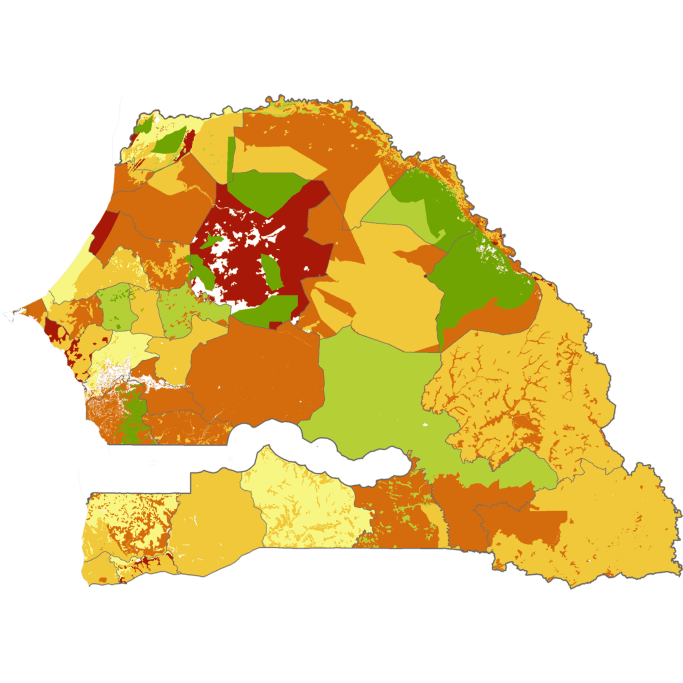
%> input picture mapsdigitized/maps/land_degredation.png, 2048 x 2048 px (shown at 1/3 size)
$ octave --eval "mapReader4;"   (GNU Octave 9; MATLAB toolbox functions it lacks are replaced by stand-ins)
%> lines starting %> are read from the running program, lines starting %| are printed output that depends on the picture
function mapReader4


%Init
clc
im = imread('maps/land_degredation.png');
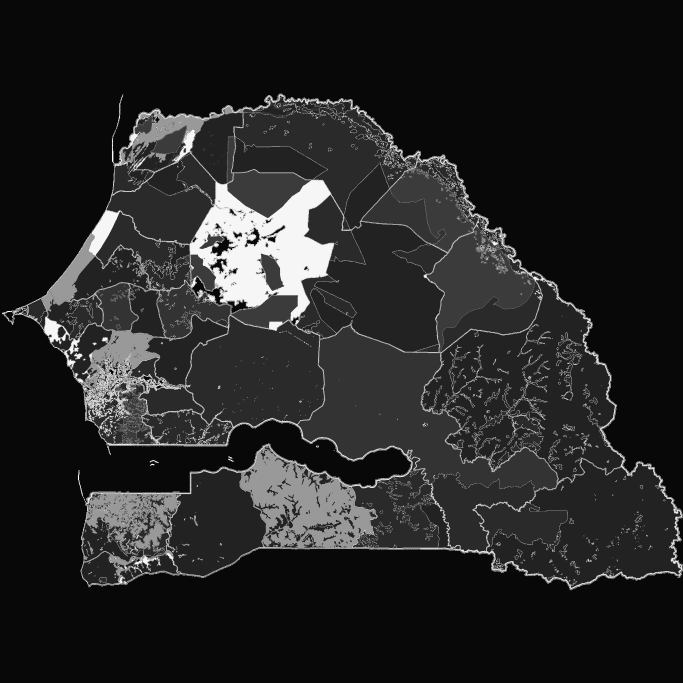
%> im: size 2048x2048 uint8 (shown at 1/3 size); min 0, max 30, mean 4.4; drawn with min black and max white
load('meta/districts.mat');


%Positions
xpos = linspace(-17.52999,-11.348894,2048);
ypos = linspace(12.307808,16.691532,2048);
ypos = flipdim(ypos,2);


%Meshgrid
[Xm,Ym] = meshgrid(1:2048,1:2048);
Xm = reshape(Xm,numel(Xm),1);
Ym = reshape(Ym,numel(Ym),1);


%Loop through districts
imagesc(im);
hold on;
colormap gray;
V = []
X = zeros(2048,2048);
for i=1:123

  %Get data
  loc = outlines(i).X;
  orig = loc;

  %Center and shrink
  meanval = mean(loc);
  loc(:,1) = loc(:,1) - meanval(1);
  loc(:,2) = loc(:,2) - meanval(2);
  loc = loc * 0.5;
  loc(:,1) = loc(:,1) + meanval(1);
  loc(:,2) = loc(:,2) + meanval(2);

  %Correct
  ind = loc2ind(loc);
  ind(:,2) = 1765 - ind(:,2);


  %Get values
  indexes = sub2ind(size(im),ind(:,2),ind(:,1));
  mval = mode(im(indexes));


  %Correct
  ind = loc2ind(orig);
  ind(:,2) = 1765 - ind(:,2);

  if (mval == 1)
    plot(ind(:,1),ind(:,2),'r');
  end
  if (mval == 2)
    plot(ind(:,1),ind(:,2),'b');
  end
  if (mval == 3)
    plot(ind(:,1),ind(:,2),'g');
  end
  if (mval == 4)
    plot(ind(:,1),ind(:,2),'c');
  end
  if (mval == 5)
    plot(ind(:,1),ind(:,2),'m');
  end
  V = [V ; i mval];
end
%> this loop made 123 passes
%> mval on passes 7 to 18: 1, 27, 30, 5, 18, 4, 4, 5, 18, 18, 4, 4
%> (mval, V) on passes 1 to 6: (1, [1 1]), (30, [1 1; 2 30]), (1, [1 1; 2 30; 3 1]), (3, [1 1; 2 30; 3 1; 4 3]), (14, [1 1; 2 30; 3 1; 4 3; 5 14]), (26, [1 1; 2 30; 3 1; 4 3; 5 14; 6 26])
%> after the loop, V = 123 rows, first 12: [1 1; 2 30; 3 1; 4 3; 5 14; 6 26; 7 1; 8 27; 9 30; 10 5; 11 18; 12 4]; ind = 534 rows, first 12: [1477 693; 1481 694; 1483 694; 1486 693; 1491 693; 1492 693; 1493 692; 1495 690; 1495 690; 1498 688; 1499 688; 1501 688]; loc = 534 rows, first 12: [-13.12 15.28; -13.11 15.28; -13.11 15.28; -13.11 15.28; -13.1 15.28; -13.1 15.28; -13.1 15.28; -13.09 15.28; -13.09 15.28; -13.09 15.29; -13.09 15.29; -13.08 15.29]

V
%> `mapReader4;`:
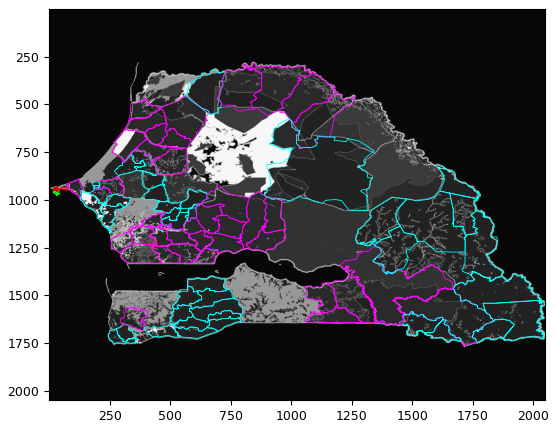
%> figure redrawn from the program's plot data


%------------------------------------------------------------
function ind = loc2ind(loc)

  ind = [];
  loc(:,1) = (loc(:,1) + 17.52999) * 0.1615;
  loc(:,2) = (loc(:,2) - 12.30780) * 0.165;
  ind = round(loc * 2048);
